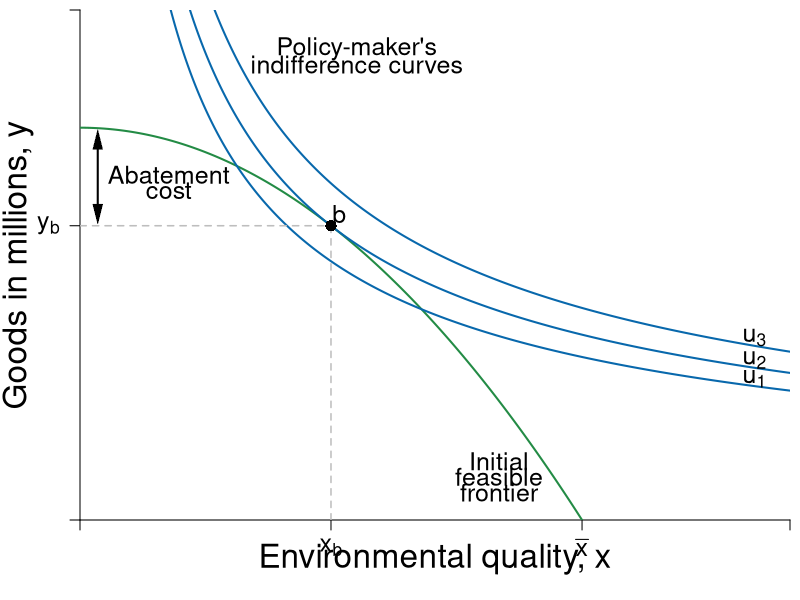

Recreate this plot in R.
#Graph Designer: Simon Halliday & Riley Boeth '17 & Madeleine Wettach '20
#Authors: Bowles, Foley and Halliday
#Title: Microeconomics: Competition, Conflict and Coordination

library(shape)
pdf(file = "constrained_optimization/Slide figures/indiff_feasible_environ_rd_1.pdf", width = 8, height = 8)

#Set parameters for graphics
pointsize <- 1.8
axislabelsize <- 2
labelsize <- 1.5
namesize <- 1.8
annotatesize <- 1.5
graphlinewidth <- 2
segmentlinewidth <- 1.5

COL <- c("#7fc97f", "#beaed4", "#fdc086", "#ffff99", "#386cb0", "#f0027f", "#bf5b17", "#666666")
COLA <- c("#e0f3db", "#99d8c9","#66c2a4","#41ae76", "#238b45", "#005824")
COLB <- c("#4eb3d3", "#2b8cbe", "#0868ac","#084081")

#Edited the margins to cater for the larger LHS labels
par(mar =  c(4, 4, 0.5, 0.5))

#Feasibility frontier equation and new feasbility frontier equation with R&D

ppf <- function(x, y) {
  100-((x^2)/2)
}

ppf_rd <- function(x, y) {
  100-((x^2)/3)
}

#change alpha to .4

uFn <- function(x, y, alpha = 0.4){
  (x^alpha)*(y^(1-alpha))
}

#Add limits on axes and levels of utility for each indifference curve

ylims <- c(0, 130)
xlims <- c(0, 20)

npts <- 501 
x <- seq(xlims[1], xlims[2], length.out = npts)
y <- seq(ylims[1], ylims[2], length.out = npts) 

a <- c(27, 29.16, 31.616) #alpha = 0.4

plot(0, 0, xlim = xlims, ylim = ylims, type = "n",
     xlab = expression(paste("")),
     ylab = expression(paste("")), 
     xaxt = "n", 
     yaxt = "n", 
     cex.lab = axislabelsize, 
     bty = "n", 
     xaxs="i", 
     yaxs="i"
)

#x and y limits and ticks 

# ticksx <- seq(from = 0, to = xlims[2], by = 1)
# xlabels <- seq(from = 0, to = xlims[2], by = 1)
# ticksy <- seq(from = 0, to = ylims[2], by = 10)
# ylabels <- seq(from = 0, to = ylims[2], by = 10)

ticksx <- c(xlims[1], 7.07, NA, 14.14214, xlims[2])
xlabels <- c(NA, expression(paste(x[b])), NA, expression(paste(bar(x))), NA)
ticksy <- c(ylims[1], ppf(x = 7.07), NA, ylims[2])
ylabels <- c(NA, expression(paste(y[b])), expression(paste(bar(y))), NA)

axis(1, at = ticksx, pos = 0, labels = xlabels, cex.axis = labelsize)
axis(2, at = ticksy, pos = 0, labels = ylabels, las = 1, cex.axis = labelsize)

npts <- 500 
xx1 <- seq(xlims[1], xlims[2], length.out = npts)
xx2 <- seq(0, xlims[2], length.out = npts)
xx3 <- seq(xlims[1], 0, length.out = npts)
xx4 <- seq(-11, 0, length.out = npts)

Arrows(0.5, 78, 0.5, 97, col = "black", lty = 1, lwd = 2, code = 3, arr.type = "triangle", arr.lwd = 0.5)
text(2.5, 88, expression("Abatement"), cex = labelsize)
text(2.5, 84, expression("cost"), cex = labelsize)

#Draw the feasibility frontiers
lines(xx1, ppf(xx1, y), col = COLA[5], lwd = graphlinewidth)
#lines(xx1, ppf_rd(xx1, y), col = COLA[5], lwd = graphlinewidth)

#Label the feasibility frontier frontier
text(11.8, 15, expression("Initial"), cex = labelsize)
text(11.8, 11, expression("feasible"), cex = labelsize)
text(11.8, 7, expression("frontier"), cex = labelsize)


contour(x, y, 
        outer(x, y, uFn),
        drawlabels = FALSE,
        col = COLB[3],
        lwd = graphlinewidth,
        levels = a, 
        xaxs="i", 
        yaxs="i", 
        add = TRUE)

#Axis labels
#mtext(expression(paste("Environmental quality, ", x)), side = 1, line = 2.5, cex = axislabelsize)
text(0.5*xlims[2], -10, expression(paste("Environmental quality, ", x)), xpd = TRUE, cex = axislabelsize) 
text(-1.75, 0.5*ylims[2], expression(paste("Goods in millions, ", y)), xpd = TRUE, cex = axislabelsize, srt = 90) 

#Label the indifference curves generally
text(7.8, 120, expression("Policy-maker's"), cex = labelsize)
text(7.8, 116, expression("indifference curves"), cex = labelsize)

#Label the indifference curves and place labels properly
text(19, 36, expression(u[1]), cex = labelsize)
text(19, 40.8, expression(u[2]), cex = labelsize)
text(19, 46.5, expression(u[3]), cex = labelsize)

#Annotate max u point on feasibility with r&D frontier
#text(9.1, ppf_rd(8.66) + 3, expression(paste(r)), cex = labelsize)
#segments(8.66, 0, 8.66, ppf_rd(x = 8.66), lty = 2, col = "gray", lwd = segmentlinewidth)
#segments(0, ppf_rd(x = 8.66), 8.66, ppf_rd(x = 8.66), lty = 2, col = "gray", lwd = segmentlinewidth)
#points(8.66, ppf_rd(x = 8.66), pch = 16, col = "black", cex = 1.5)

#Annotate max u point on feasibility frontier
text(7.3, ppf(7.07) + 3, expression(paste(b)), cex = labelsize)
segments(7.07, 0, 7.07, ppf(x = 7.07), lty = 2, col = "gray", lwd = segmentlinewidth)
segments(0, ppf(x = 7.07), 7.07, ppf(x = 7.07), lty = 2, col = "gray", lwd = segmentlinewidth)
points(7.07, ppf(x = 7.07), pch = 16, col = "black", cex = 1.5)

#Added arrow for abatement costs and labeled the arrow as such
#arrows(.2, 75, .2, 100, length = 0.1, angle = 30, code = 3, col = par("fg"), lty = par("lty"),   lwd = par("lwd"))
#text(1.71, 88, expression(paste("Abatement")), cex = labelsize)
#text(1.05, 84, expression(paste("Costs")), cex = labelsize)


dev.off()
